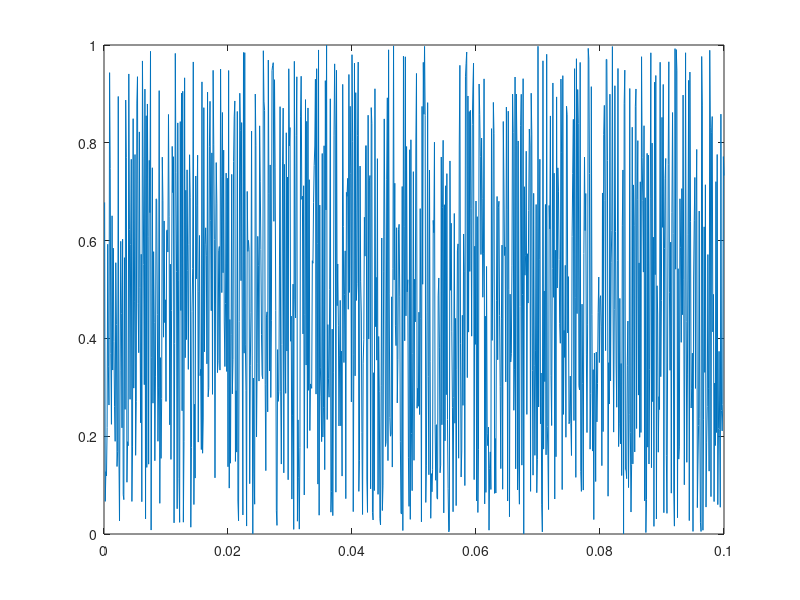
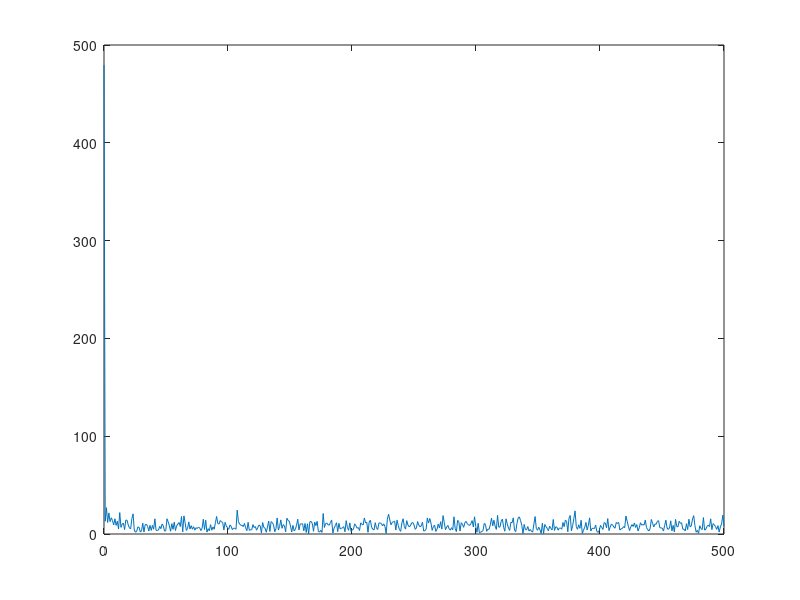

MATLAB code for these plots, in order:
% Time data
time=[.0001:.0001:.1];
u = rand(1000,1);
plot(time,u)

% Frequency data
n = 2^nextpow2(length(u)); % find power of two larger than data length to optimize fft
y = fft(u,n);
f = 1000/2*linspace(0,1,n/2+1);
figure()
plot(f,2*abs(y(1:n/2+1)/2))